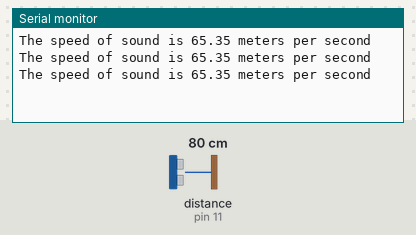
The sketch below on a simulated Arduino Uno, built with avr-gcc and run on an emulated ATmega328P. Shown: the last lines printed to the serial monitor. The inputs (shaded band) are chosen by the test bench; at power-on: distance to the obstacle (sensor on pin 11) 80 cm. The echo pulse lasts 58.3 µs per cm.

Above: at 1.3 s.
1.4 s: distance to the obstacle (sensor on pin 11) set to 2 cm
At 1.9 s:
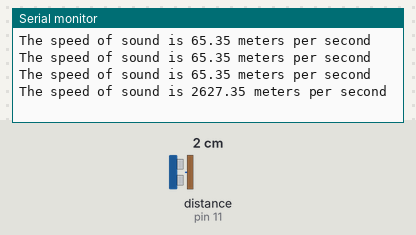
2.9 s: distance to the obstacle (sensor on pin 11) set to 4 cm
At 3.5 s:
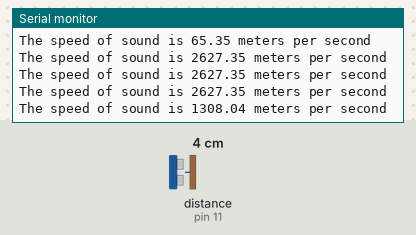
Timing chart, 0 to 5.9 s (numbered marks = the images above; inputs shaded):
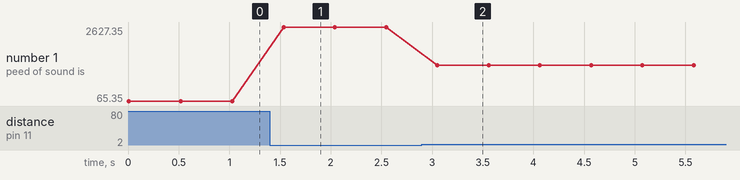

Measured:
- after the input at 1.4 s, the serial monitor: prints a new line after 0.13 s (image 1)
- after the input at 2.9 s, the serial monitor: prints a new line after 0.15 s (image 2)
- plotted number 1: 65.35 → 2627.35 after the input at 1.4 s, 2627.35 → 1308.04 after the input at 2.9 s

The sketch:

UltraSonic_sensor.ino
```cpp
int trigpin = 13;
int echopin = 11;
float pingtime ;
float speedofsound ;
float distance = 6 ;

void setup() {
Serial.begin(9600);
pinMode(trigpin,OUTPUT);
pinMode(echopin,INPUT);
}

void loop() {
 digitalWrite(trigpin,LOW);
 delayMicroseconds(2000);
 digitalWrite(trigpin,HIGH);
 delayMicroseconds(2000);
 digitalWrite(trigpin,LOW);

 pingtime = pulseIn(echopin,HIGH);

 speedofsound =( ((2*distance/pingtime)/63360*1000000*3600)*0.447 );
 Serial.print("The speed of sound is ");Serial.print( speedofsound );
 Serial.println(" meters per second");
 delay(500);
}
```
